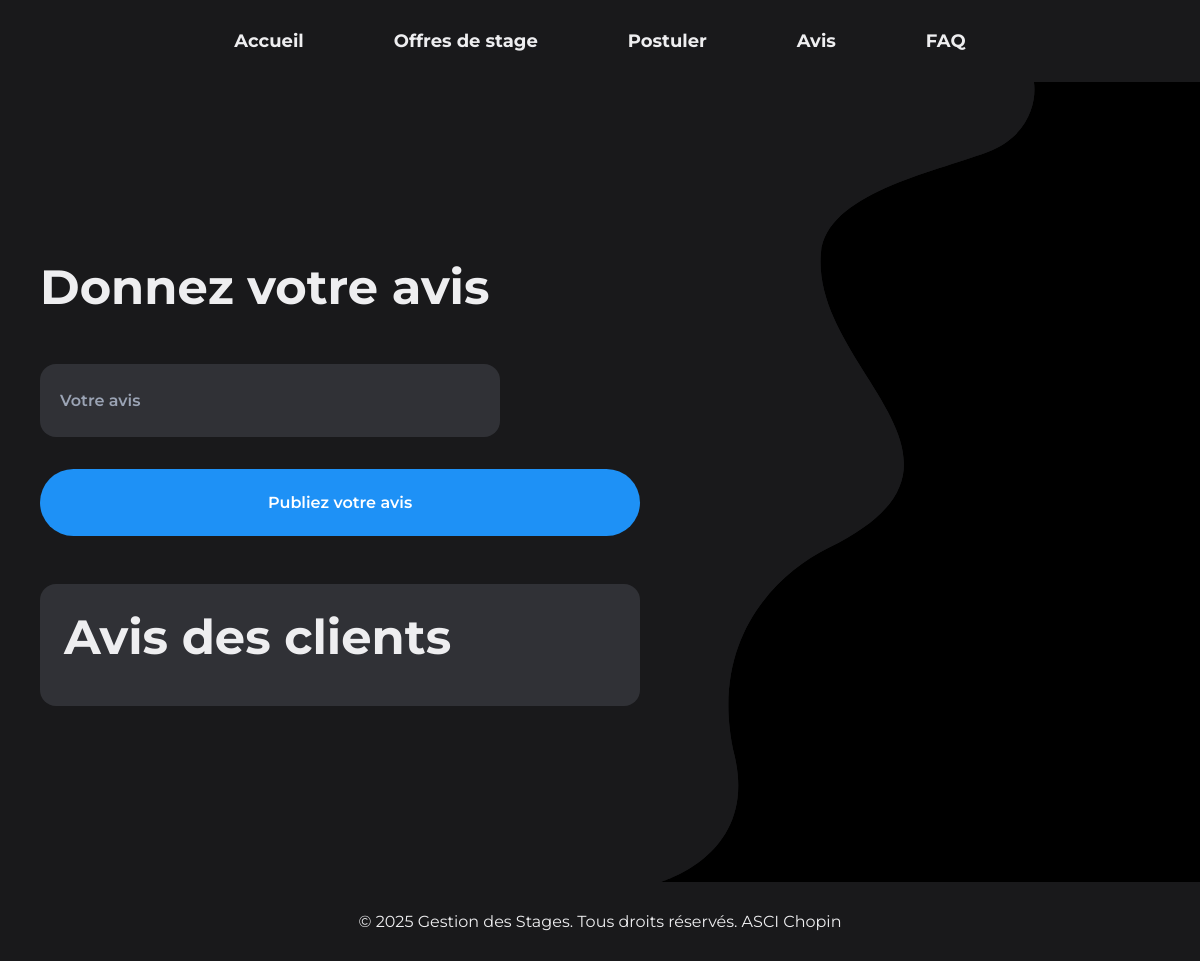
/pages/review.php, run on an earlier commit of the app's database.
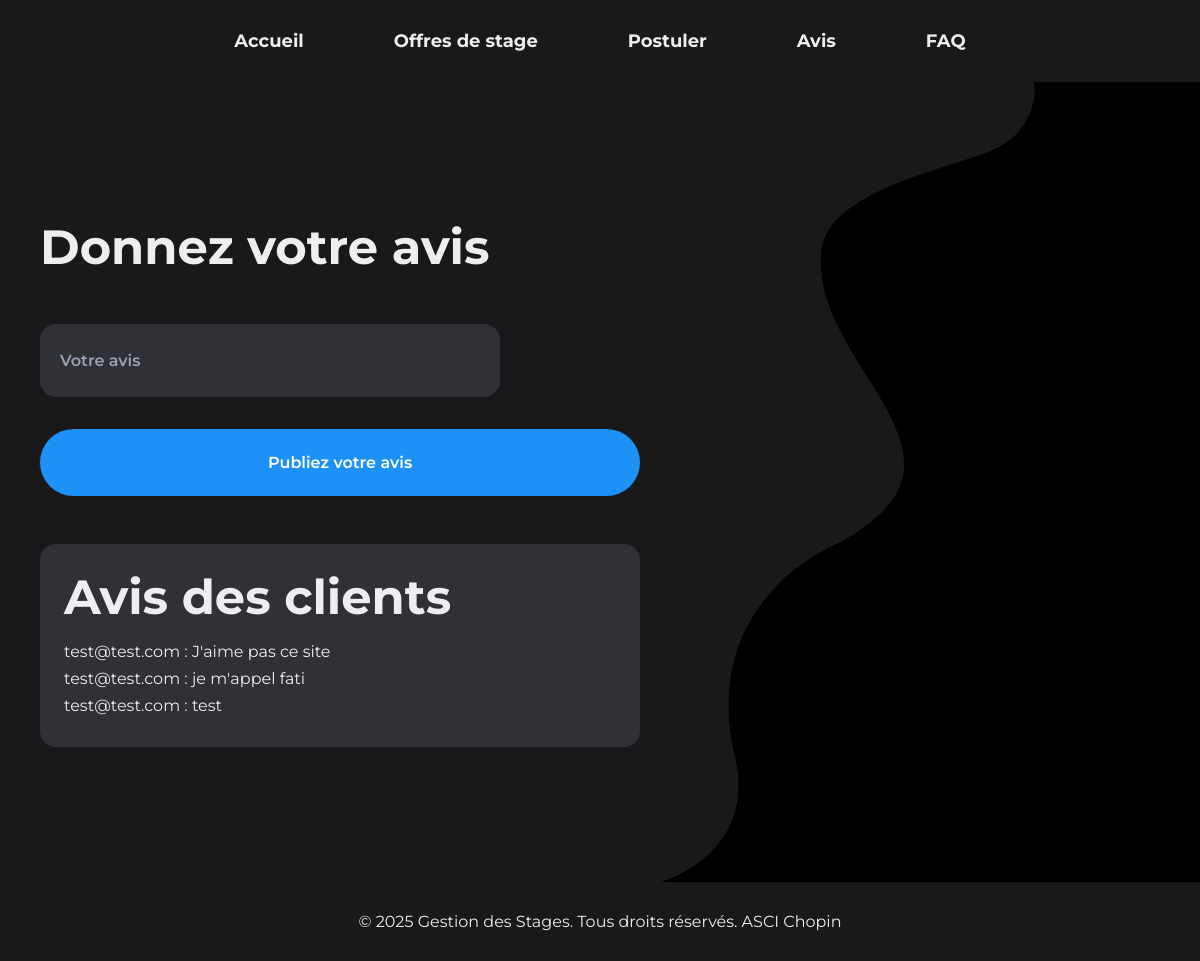
And on a later commit of the database.
### tables this page shows
CREATE TABLE `avis` (
  `identifiant_id` int(11) NOT NULL,
  `Mail` text NOT NULL,
  `Date` date NOT NULL,
  `Avis` text NOT NULL
);

### pages/review.php (the view, shortened to what this page needs)
<?php
include('./config.php');
$stmt = $conn->prepare("SELECT * FROM avis ORDER BY identifiant_id DESC LIMIT 3");
$stmt->execute();
$avis = $stmt->fetchAll(PDO::FETCH_ASSOC);
?>
<!DOCTYPE html>
<html lang="fr">
<head>
    <link rel="stylesheet" href="..\css\review.css">
    <?php
        include "../include/header.php";
    ?>
</head>
<body>
    <div class="login container grid" id="loginAccessRegister">
        <div class="login__access">
            <h1 class="login__title">Donnez votre avis</h1>
            <div class="login__area">
                <form method="post" class="login__form">
                    <div class="login__box">
                        <input type="text" placeholder=" " class="login__input" name="input" required>
                        <label for="text" class="login__label">Votre avis</label>
                    </div>
            </div>
            <button type="submit" class="login__button">Publiez votre avis</button>
            <div class="login__reviews">
                <h2 class="login__reviews-title">Avis des clients</h2>
                <ul class="login__reviews-list">
                    <?php $stmt = $conn->prepare("SELECT * FROM Avis ORDER BY identifiant_id DESC LIMIT 3 ");
                    $stmt->execute();
                    $avis = $stmt->fetchAll(PDO::FETCH_ASSOC);
                    foreach ($avis as $review) {
                        echo "<li>" . $review["Mail"] . " : " . $review["Avis"] . "</li>";
                    }
                    ?>
                </ul>
            </div>
        </div>
    </div>
</body>
<footer>
    <p>&copy; 2025 Gestion des Stages. Tous droits réservés. ASCI Chopin</p>
</footer>
</html>

### include/header.php (shortened to what this page needs)
<nav>
   <ul>
      <li><a href="/STAGE-SIO1/pages/index.php">Accueil</a></li>
      <li><a href="/STAGE-SIO1/pages/offer.php">Offres de stage</a></li>
      <li><a href="/STAGE-SIO1/pages/apply.php">Postuler</a></li>
      <li><a href="/STAGE-SIO1/pages/review.php">Avis</a></li>
      <li><a href="/STAGE-SIO1/pages/faq.php">FAQ</a></li>
   </ul>
</nav>

### css/review.css (style rules this page uses)
:root { --first-color: hsl(208, 92%, 54%); --first-color-alt: hsl(208, 88%, 50%); --title-color: hsl(220, 68%, 4%); --white-color: hsl(0, 0%, 100%); --text-color: hsl(220, 15%, 66%); --body-color: hsl(0, 0%, 100%); --container-color: hsl(220, 50%, 97%); --body-font: "Montserrat", system-ui; --big-font-size: 1.5rem; --normal-font-size: .938rem; --small-font-size: .813rem; --tiny-font-size: .688rem; --font-regular: 400; --font-medium: 500; --font-semi-bold: 600; --z-tooltip: 10; --z-fixed: 100; }
@media screen and (min-width: 1150px) { :root { --big-font-size: 3rem; --normal-font-size: 1rem; --small-font-size: .875rem; --tiny-font-size: .75rem; } }
* { box-sizing: border-box; padding: 0; margin: 0; }
body, input, button { font-family: var(--body-font); font-size: var(--normal-font-size); }
body { background-color: #19191B; color: var(--text-color); }
input, button { border: none; outline: none; }
a { text-decoration: none; }
.container { max-width: 1120px; margin-inline: 1.5rem; }
.grid { display: grid; gap: 1rem; }
.login { position: relative; height: 100vh; align-items: center; overflow: hidden; }
.login__blob { display: none; }
.login__title { font-size: var(--big-font-size); color: #EEEEF0; text-align: center; margin-bottom: 2rem; }
.login { display: flex; justify-content: space-between; }
.login__access { flex: 1; margin-right: 2rem; }
.login__reviews { flex: 1; background-color: #303136; border-radius: 1rem; padding: 1.5rem; color: #EEEEF0; }
.login__reviews-title { font-size: var(--big-font-size); margin-bottom: 1rem; }
.login__reviews-list { list-style-type: none; padding: 0; }
.login__reviews-list li { margin-bottom: 0.5rem; }
.login__box { position: relative; display: flex; align-items: center; background-color: #303136; border-radius: 1rem; }
.login__input { background: none; width: 100%; padding: 1.5rem 2.5rem 1.5rem 1.25rem; font-weight: var(--font-semi-bold); border: 3px solid transparent; border-radius: 1rem; z-index: 1; transition: border-color .4s; }
.login__label { position: absolute; left: 1.25rem; font-weight: var(--font-semi-bold); transition: transform .4s, font-size .4s, color .4s; }
.login__button { width: 100%; display: inline-flex; justify-content: center; background-color: var(--first-color); color: var(--white-color); font-weight: var(--font-semi-bold); padding-block: 1.5rem; border-radius: 4rem; margin-block: 2rem; cursor: pointer; transition: background-color .4s, box-shadow .4s; }
.login__access, .login__register { position: absolute; left: 0; right: 0; width: 100%; transition: transform .4s, opacity .4s .1s; }
@media screen and (min-width: 540px) { .login__area { width: 380px; margin-inline: auto; } }
@media screen and (min-width: 1150px) { .container { margin-inline: auto; } }
@media screen and (min-width: 1150px) { .login__area { width: 460px; margin: initial; } }
@media screen and (min-width: 1150px) { .login__access, .login__register { width: 600px; } }
@media screen and (min-width: 1150px) { .login__title { text-align: initial; margin-bottom: 3rem; } }
@media screen and (min-width: 1150px) { .login__button { margin-bottom: 3rem; } }
@media screen and (min-width: 1150px) { .login__blob { display: block; height: 100vh; position: absolute; top: 10; right: 0; } }
nav { background-color: #19191B; padding: 30px; text-align: center; }
nav ul { list-style: none; padding: 0; margin: -20; display: flex; justify-content: center; }
nav ul li { margin: 0 30px; }
nav ul li a { position: relative; color: #EEEEF0; text-decoration: none; font-size: 18px; font-weight: bold; padding: 10px 15px; transition: color 0.3s; }
nav ul li a::after { content: ""; position: absolute; left: 0; bottom: -5px; width: 0; height: 3px; background-color: #5f73e6; transition: width 0.3s ease-in-out; }
footer { background-color: #19191B; color: #EEEEF0; text-align: center; padding: 30px; }

What changed in the data, as far as the page shows it:
added avis: Mail "test@test.com", Avis "J'aime pas ce site"
added avis: Mail "test@test.com", Avis "je m'appel fati"
added avis: Mail "test@test.com", Avis "test"
